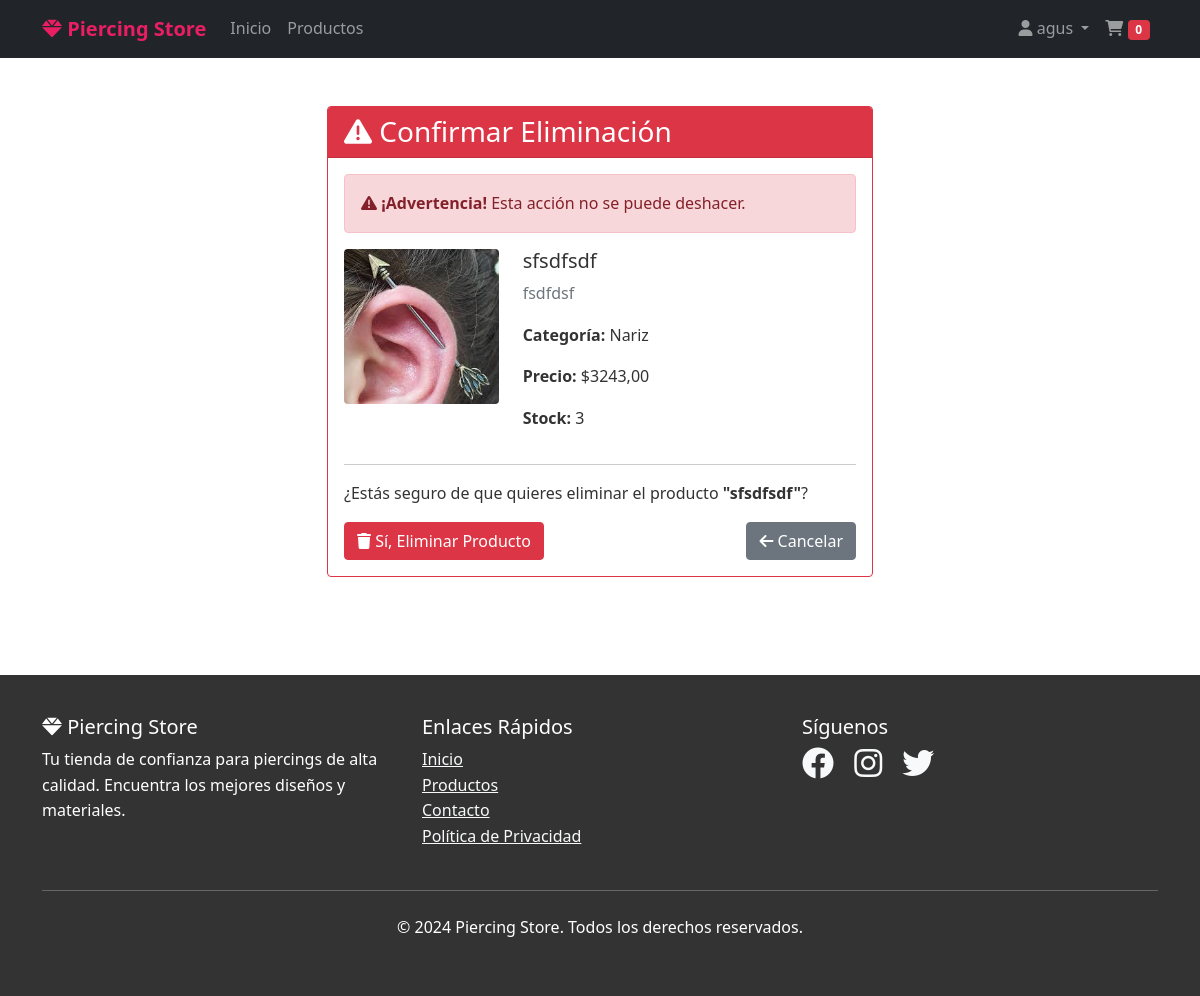
The page /eliminar-producto/2/ (signed in) on the database its author committed.
### tienda/models.py (models this page shows, shortened)
class Producto(models.Model):
    nombre = models.CharField(max_length=200)
    descripcion = models.TextField()
    precio = models.DecimalField(max_digits=10, decimal_places=2)
    categoria = models.ForeignKey(Categoria, on_delete=models.CASCADE)
    imagen = models.ImageField(upload_to='productos/', blank=True, null=True)
    stock = models.IntegerField(default=0)
    activo = models.BooleanField(default=True)
    fecha_creacion = models.DateTimeField(auto_now_add=True)
    class Meta:
        verbose_name_plural = "Productos"

class Categoria(models.Model):
    nombre = models.CharField(max_length=100)
    descripcion = models.TextField(blank=True)
    class Meta:
        verbose_name_plural = "Categorías"

### tienda/views.py (the view)
# urls.py: path('eliminar-producto/<int:producto_id>/', views.eliminar_producto, name='eliminar_producto'),
@login_required
def eliminar_producto(request, producto_id):
    producto = get_object_or_404(Producto, id=producto_id)
    if request.method == 'POST':
        nombre_producto = producto.nombre
        producto.delete()
        messages.success(request, f'Producto "{nombre_producto}" eliminado exitosamente.')
        return redirect('tienda:admin_productos')
    return render(request, 'tienda/confirmar_eliminacion.html', {
        'producto': producto
    })

### tienda/templates/tienda/confirmar_eliminacion.html (shortened to what this page needs)
{% extends 'tienda/base.html' %}
{% block content %}
<div class="container py-5">
    <div class="row justify-content-center">
        <div class="col-lg-6">
            <div class="card border-danger">
                <div class="card-header bg-danger text-white">
                    <h3 class="mb-0">
                        <i class="fas fa-exclamation-triangle"></i> Confirmar Eliminación
                    </h3>
                </div>
                <div class="card-body">
                    <div class="alert alert-danger">
                        <i class="fas fa-warning"></i>
                        <strong>¡Advertencia!</strong> Esta acción no se puede deshacer.
                    </div>
                    <div class="row">
                        <div class="col-md-4">
                            {% if producto.imagen %}
                                <img src="{{ producto.imagen.url }}"
                                     alt="{{ producto.nombre }}"
                                     class="img-fluid rounded">
                            {% else %}
                                <div class="bg-light d-flex align-items-center justify-content-center rounded"
                                     style="height: 150px;">
                                    <i class="fas fa-image fa-3x text-muted"></i>
                                </div>
                            {% endif %}
                        </div>
                        <div class="col-md-8">
                            <h5>{{ producto.nombre }}</h5>
                            <p class="text-muted">{{ producto.descripcion|truncatewords:20 }}</p>
                            <p><strong>Categoría:</strong> {{ producto.categoria.nombre }}</p>
                            <p><strong>Precio:</strong> ${{ producto.precio }}</p>
                            <p><strong>Stock:</strong> {{ producto.stock }}</p>
                        </div>
                    </div>
                    <hr>
                    <p>¿Estás seguro de que quieres eliminar el producto <strong>"{{ producto.nombre }}"</strong>?</p>
                    <form method="post" class="d-flex justify-content-between">
                        <div>
                            <button type="submit" class="btn btn-danger">
                                <i class="fas fa-trash"></i> Sí, Eliminar Producto
                            </button>
                        </div>
                        <div>
                            <a href="{% url 'tienda:admin_productos' %}" class="btn btn-secondary">
                                <i class="fas fa-arrow-left"></i> Cancelar
                            </a>
                        </div>
                    </form>
                </div>
            </div>
        </div>
    </div>
</div>
{% endblock %}

### tienda/templates/tienda/base.html (shortened to what this page needs)
<!DOCTYPE html>
{% load static %}
<html lang="es">
<head>
    <link href="https://cdn.jsdelivr.net/npm/bootstrap@5.1.3/dist/css/bootstrap.min.css" rel="stylesheet">
    <link rel="stylesheet" href="https://cdnjs.cloudflare.com/ajax/libs/font-awesome/6.0.0/css/all.min.css">
</head>
<body>
    <nav class="navbar navbar-expand-lg navbar-dark bg-dark">
        <div class="container">
            <a class="navbar-brand" href="{% url 'tienda:inicio' %}">
                <i class="fas fa-gem"></i> Piercing Store
            </a>
            <div class="collapse navbar-collapse" id="navbarNav">
                <ul class="navbar-nav me-auto">
                    <li class="nav-item">
                        <a class="nav-link" href="{% url 'tienda:inicio' %}">Inicio</a>
                    </li>
                    <li class="nav-item">
                        <a class="nav-link" href="{% url 'tienda:productos' %}">Productos</a>
                    </li>
                </ul>
                <ul class="navbar-nav">
                    {% if user.is_authenticated %}
                        <li class="nav-item dropdown">
                            <a class="nav-link dropdown-toggle" href="#" id="navbarDropdown" role="button" data-bs-toggle="dropdown">
                                <i class="fas fa-user"></i> {{ user.username }}
                            </a>
                        </li>
                    {% else %}
                        <li class="nav-item">
                            <a class="nav-link" href="{% url 'admin:login' %}">
                                <i class="fas fa-sign-in-alt"></i> Iniciar Sesión
                            </a>
                        </li>
                    {% endif %}
                    <li class="nav-item">
                        <a class="nav-link" href="#" id="cart-toggle">
                            <i class="fas fa-shopping-cart"></i>
                            <span class="badge bg-danger" id="cart-count">0</span>
                        </a>
                    </li>
                </ul>
            </div>
        </div>
    </nav>
    <main>
        {% block content %}
        {% endblock %}
    </main>
    <footer class="footer">
        <div class="container">
            <div class="row">
                <div class="col-md-4">
                    <h5><i class="fas fa-gem"></i> Piercing Store</h5>
                    <p>Tu tienda de confianza para piercings de alta calidad. Encuentra los mejores diseños y materiales.</p>
                </div>
                <div class="col-md-4">
                    <h5>Enlaces Rápidos</h5>
                    <ul class="list-unstyled">
                        <li><a href="{% url 'tienda:inicio' %}" class="text-light">Inicio</a></li>
                        <li><a href="{% url 'tienda:productos' %}" class="text-light">Productos</a></li>
                        <li><a href="#" class="text-light">Contacto</a></li>
                        <li><a href="#" class="text-light">Política de Privacidad</a></li>
                    </ul>
                </div>
                <div class="col-md-4">
                    <h5>Síguenos</h5>
                    <div class="social-links">
                        <a href="#" class="text-light me-3"><i class="fab fa-facebook fa-2x"></i></a>
                        <a href="#" class="text-light me-3"><i class="fab fa-instagram fa-2x"></i></a>
                        <a href="#" class="text-light me-3"><i class="fab fa-twitter fa-2x"></i></a>
                    </div>
                </div>
            </div>
            <hr class="my-4">
            <div class="text-center">
                <p>&copy; 2024 Piercing Store. Todos los derechos reservados.</p>
            </div>
        </div>
    </footer>
</body>
</html>

### tienda/templates/tienda/base.html (style rules this page uses)
body { font-family: 'Segoe UI', Tahoma, Geneva, Verdana, sans-serif; line-height: 1.6; color: #333; }
.navbar-brand { font-weight: bold; color: #e91e63 !important; }
.footer { background-color: #333; color: #fff; padding: 40px 0; margin-top: 50px; }

### rows shown on the page
Producto: imagen (picture), nombre "sfsdfsdf", descripcion "fsdfdsf", categoria.nombre "Nariz", precio "3243,00", stock "3"

### other values the page prints
{{ user.username }} "agus"
